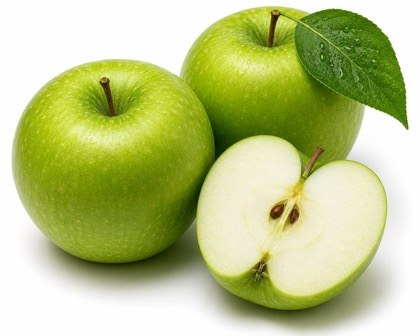
#> input picture assets/produce/apple-granny-smith.jpg, 420 x 336 px; its folder holds only this picture in this run
$ python trim_produce.py ../../../assets/produce/apple-granny-smith.jpg
#> lines starting #> are read from the running program, lines starting #| are printed output that depends on the picture; after the words box and inside, x2 and y2 are one past the last pixel; in counts of white or black regions, pixels touching at a corner belong together
#!/usr/bin/env python3
"""Trim built-in whitespace from produce photos so they fill the product cards.

The order page renders product images with object-fit: contain, so any white
border baked into the source image shows as empty space and makes the produce
look small. This crops each image down to its content (keeping aspect ratio),
with guards so already-tight or pale-on-white images are left alone.

Usage (from repo root):
    pip3 install --break-system-packages Pillow   # one-time
    python3 .claude/skills/trim-produce-images/trim_produce.py assets/produce/clementine.jpg
    python3 .claude/skills/trim-produce-images/trim_produce.py assets/produce/*.jpg assets/produce/*.jpeg

Build asserts image filenames and that each produce image is <=120KB, so this
keeps filenames and re-encodes under that limit. Reversible via git.
"""
import glob
import os
import sys

from PIL import Image, ImageChops

MAX_BYTES = 120 * 1024


def trim(path, margin_frac=0.03, bg=(255, 255, 255), thresh=18, max_dim=700):
#> called with margin_frac = 0.03, bg = (255, 255, 255), thresh = 18, max_dim = 700
    im = Image.open(path).convert("RGB")
#> im is the input picture: PIL image 420x336 RGB; mean R, G, B 187.8, 197.6, 134.6
    w, h = im.size
#> w = 420; h = 336
    diff = ImageChops.difference(im, Image.new("RGB", im.size, bg)).convert("L")
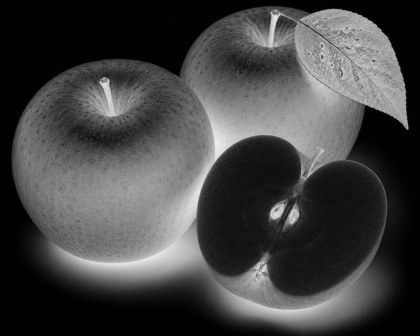
#> diff: PIL image 420x336 L; min 0, max 239, mean 67.5
    mask = diff.point(lambda p: 255 if p > thresh else 0)
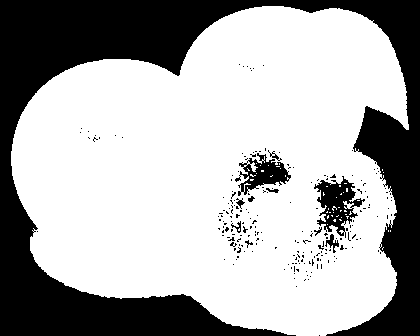
#> mask: PIL image 420x336 L; 67.4% white; 215 black regions (204 under 20 px), largest, box (x1, y1, x2, y2) and area: (0, 0, 420, 336) 42651, (314, 176, 365, 238) 1408, (235, 153, 291, 196) 1036
    bbox = mask.getbbox()
#> bbox = (11, 6, 409, 336)
    if not bbox:
        return ("skip-empty", path, None)

    cw, ch = bbox[2] - bbox[0], bbox[3] - bbox[1]
#> cw = 398; ch = 330
    # Pale subject on a white background: faint detection — don't risk cropping
    # into the produce. Leave it as-is for a human to review.
    if cw * ch < w * h * 0.25:
        return ("skip-faint", path, f"{cw}x{ch}")
    if cw >= w * 0.97 and ch >= h * 0.97:
        return ("skip-tight", path, None)

    m = int(round(max(cw, ch) * margin_frac))
#> m = 12
    box = (max(0, bbox[0] - m), max(0, bbox[1] - m),
           min(w, bbox[2] + m), min(h, bbox[3] + m))
#> box = (0, 0, 420, 336)
    crop = im.crop(box)
    if max(crop.size) > max_dim:
        s = max_dim / max(crop.size)
        crop = crop.resize((round(crop.size[0] * s), round(crop.size[1] * s)), Image.LANCZOS)

    q = 88
    while q >= 60:
        crop.save(path, "JPEG", quality=q, optimize=True)
        if os.path.getsize(path) <= MAX_BYTES:
            break
        q -= 6
#> after the loop, q = 88
    return ("trim", path, f"{w}x{h}->{crop.size[0]}x{crop.size[1]} ({os.path.getsize(path)//1024}KB)")


def main(args):
    paths = []
    for a in args:
        paths.extend(sorted(glob.glob(a)))
    if not paths:
        print("No files matched. Pass image paths, e.g. assets/produce/*.jpg")
        return 1

    counts, notes = {}, []
    for p in paths:
        status, path, info = trim(p)
#> status = 'trim'; info = '420x336->420x336 (28KB)'
        counts[status] = counts.get(status, 0) + 1
        if status in ("trim", "skip-faint") and info:
            notes.append(f"  {status:11} {os.path.basename(path)}: {info}")
    print("summary:", counts)
#| summary: {'trim': 1}
    for n in notes:
        print(n)
#> this loop made 1 pass
#|   trim        apple-granny-smith.jpg: 420x336->420x336 (28KB)
    return 0


if __name__ == "__main__":
    sys.exit(main(sys.argv[1:]))
#> (the program exits here)

$ run again, on assets/produce/apricot.jpg
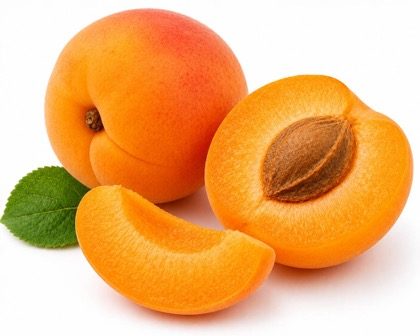
#> input picture assets/produce/apricot.jpg, 420 x 336 px
#> in trim, im is the input picture: PIL image 420x336 RGB; mean R, G, B 237.3, 178.4, 117.8
#> in trim, `diff = ImageChops.difference(im, Image.new("RGB", im.size, bg)).conver..`:
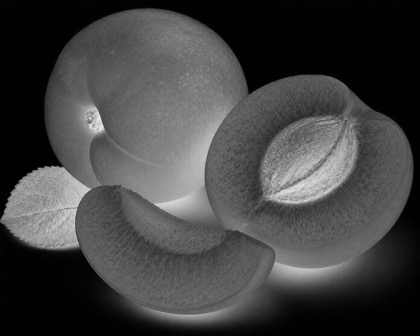
#> diff: PIL image 420x336 L; min 0, max 239, mean 65.9
#> in trim, `mask = diff.point(lambda p: 255 if p > thresh else 0)`:
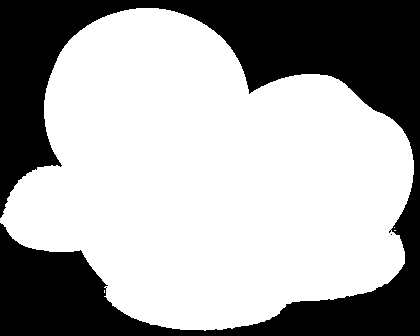
#> mask: PIL image 420x336 L; 64.9% white; 2 black regions (1 under 20 px), largest, box (x1, y1, x2, y2) and area: (0, 0, 420, 336) 49511
#> bbox = (0, 8, 414, 331)
#> cw = 414; ch = 323
#> m = 12
#> box = (0, 0, 420, 336)
#> after the loop in trim, `while q >= 60:`: q = 88
#> status = 'trim'; path = '../../../assets/produce/apricot.jpg'; info = '420x336->420x336 (27KB)'
#| summary: {'trim': 1}
#> the loop in main, `for n in notes:` made 1 pass
#|   trim        apricot.jpg: 420x336->420x336 (27KB)

$ run again, on assets/produce/baby-leaves.jpg
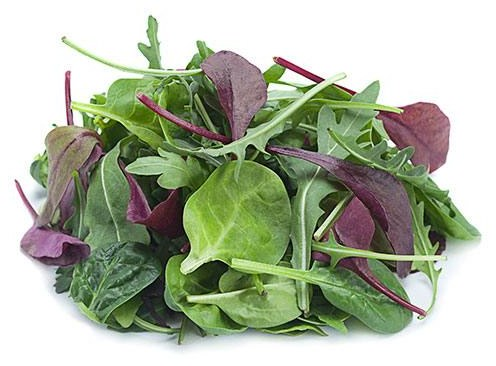
#> input picture assets/produce/baby-leaves.jpg, 496 x 366 px
#> in trim, im is the input picture: PIL image 496x366 RGB; mean R, G, B 172.7, 180.7, 159.7
#> in trim, `diff = ImageChops.difference(im, Image.new("RGB", im.size, bg)).conver..`:
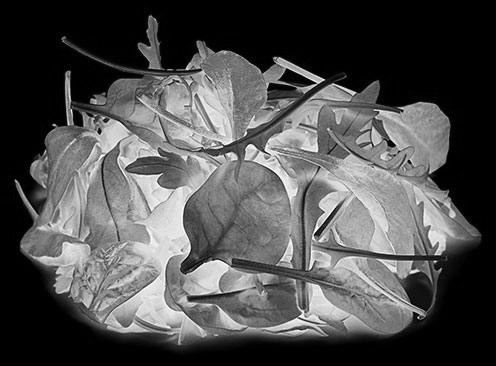
#> diff: PIL image 496x366 L; min 0, max 254, mean 79.1
#> in trim, `mask = diff.point(lambda p: 255 if p > thresh else 0)`:
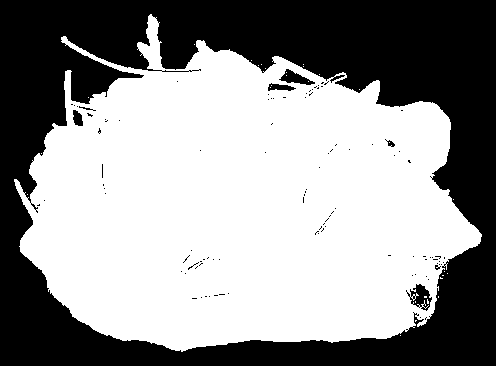
#> mask: PIL image 496x366 L; 57.9% white; 105 black regions (98 under 20 px), largest, box (x1, y1, x2, y2) and area: (0, 0, 496, 366) 75300, (406, 284, 432, 311) 331, (279, 69, 315, 85) 267
#> bbox = (14, 14, 482, 352)
#> cw = 468; ch = 338
#> m = 14
#> box = (0, 0, 496, 366)
#> after the loop in trim, `while q >= 60:`: q = 88
#> status = 'trim'; path = '../../../assets/produce/baby-leaves.jpg'; info = '496x366->496x366 (38KB)'
#| summary: {'trim': 1}
#> the loop in main, `for n in notes:` made 1 pass
#|   trim        baby-leaves.jpg: 496x366->496x366 (38KB)

$ run again, on assets/produce/apple-pink-lady.jpg
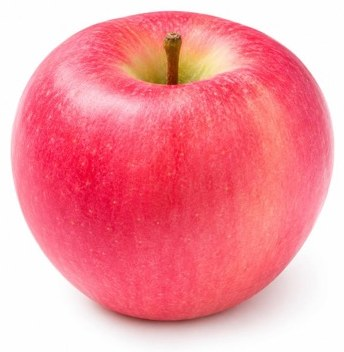
#> input picture assets/produce/apple-pink-lady.jpg, 344 x 352 px
#> in trim, im is the input picture: PIL image 344x352 RGB; mean R, G, B 245, 148.2, 159.2
#> in trim, `diff = ImageChops.difference(im, Image.new("RGB", im.size, bg)).conver..`:
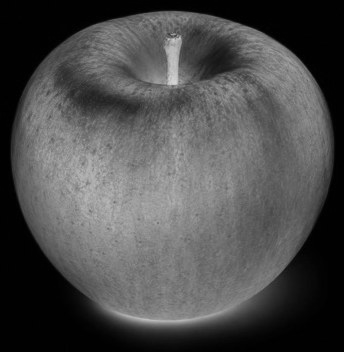
#> diff: PIL image 344x352 L; min 0, max 215, mean 76.6
#> in trim, `mask = diff.point(lambda p: 255 if p > thresh else 0)`:
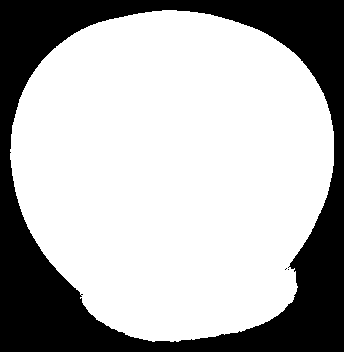
#> mask: PIL image 344x352 L; 69.9% white; 3 black regions (2 under 20 px), largest, box (x1, y1, x2, y2) and area: (0, 0, 344, 352) 36446
#> bbox = (10, 10, 334, 342)
#> cw = 324; ch = 332
#> m = 10
#> box = (0, 0, 344, 352)
#> after the loop in trim, `while q >= 60:`: q = 88
#> status = 'trim'; info = '344x352->344x352 (22KB)'
#| summary: {'trim': 1}
#> the loop in main, `for n in notes:` made 1 pass
#|   trim        apple-pink-lady.jpg: 344x352->344x352 (22KB)
